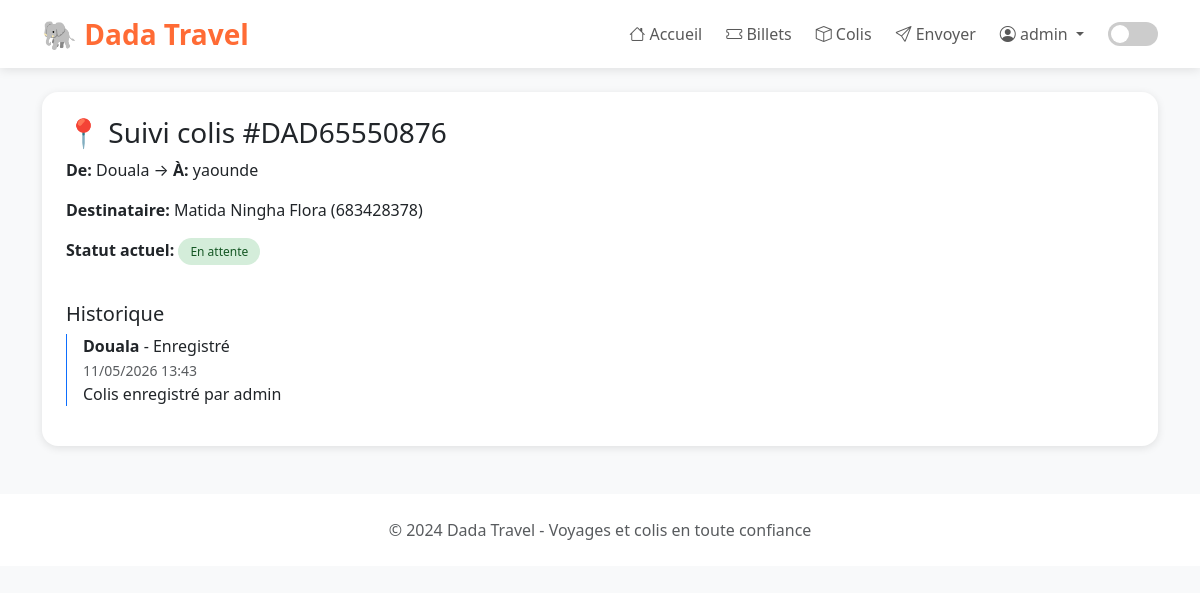
/parcels/track/DAD65550876/ (signed in), run on the app's committed database.
### accounts/models.py (models this page shows, shortened)
class User(AbstractUser):
    USER_TYPE = (
        ('client', 'Client voyageur'),
        ('agency', 'Agence de transport'),
    )
    user_type = models.CharField(max_length=10, choices=USER_TYPE, default='client')
    phone = models.CharField(max_length=20, blank=True)
    address = models.TextField(blank=True)
    groups = models.ManyToManyField(
        'auth.Group',
        related_name='accounts_user_set',
        blank=True,
    )
    user_permissions = models.ManyToManyField(
        'auth.Permission',
        related_name='accounts_user_set',
        blank=True,
    )

### parcels/models.py (models this page shows, shortened)
class Parcel(models.Model):
    STATUS_CHOICES = [
        ('pending', 'En attente'),
        ('picked_up', 'Récupéré'),
        ('in_transit', 'En transit'),
        ('delivered', 'Livré'),
    ]
    tracking_number = models.CharField(max_length=50, unique=True, editable=False)
    sender = models.ForeignKey(settings.AUTH_USER_MODEL, on_delete=models.CASCADE, related_name='sent_parcels')
    receiver_name = models.CharField(max_length=100)
    receiver_phone = models.CharField(max_length=20)
    receiver_address = models.TextField()
    departure_city = models.CharField(max_length=100)
    arrival_city = models.CharField(max_length=100)
    weight = models.DecimalField(max_digits=5, decimal_places=2)
    description = models.TextField(blank=True)
    status = models.CharField(max_length=20, choices=STATUS_CHOICES, default='pending')
    price = models.DecimalField(max_digits=10, decimal_places=2)
    created_at = models.DateTimeField(auto_now_add=True)
    updated_at = models.DateTimeField(auto_now=True)

class ParcelTracking(models.Model):
    parcel = models.ForeignKey(Parcel, on_delete=models.CASCADE, related_name='trackings')
    location = models.CharField(max_length=100)
    status = models.CharField(max_length=100)
    description = models.TextField(blank=True)
    timestamp = models.DateTimeField(auto_now_add=True)
    class Meta:
        ordering = ['-timestamp']

### parcels/views.py (the view)
# urls.py: path('track/<str:tracking_number>/', views.track_parcel, name='track_parcel'),
@login_required
def track_parcel(request, tracking_number):
    parcel = get_object_or_404(Parcel, tracking_number=tracking_number)
    return render(request, 'parcels/track_parcel.html', {'parcel': parcel})

### parcels/templates/parcels/track_parcel.html
{% extends 'core/base.html' %}
{% block content %}
<div class="card p-4">
    <h3>📍 Suivi colis #{{ parcel.tracking_number }}</h3>
    <p><strong>De:</strong> {{ parcel.departure_city }} → <strong>À:</strong> {{ parcel.arrival_city }}</p>
    <p><strong>Destinataire:</strong> {{ parcel.receiver_name }} ({{ parcel.receiver_phone }})</p>
    <p><strong>Statut actuel:</strong> <span class="badge-success">{{ parcel.get_status_display }}</span></p>
    <h5 class="mt-4">Historique</h5>
    {% for tracking in parcel.trackings.all %}
    <div class="border-start border-primary ps-3 mb-3">
        <strong>{{ tracking.location }}</strong> - {{ tracking.status }}<br>
        <small class="text-muted">{{ tracking.timestamp|date:"d/m/Y H:i" }}</small>
        <p class="mb-0">{{ tracking.description }}</p>
    </div>
    {% endfor %}
</div>
{% endblock %}

### core/templates/core/base.html (shortened to what this page needs)
<!DOCTYPE html>
<html lang="fr" data-bs-theme="light">
<head>
    <link href="https://cdn.jsdelivr.net/npm/bootstrap@5.3.0/dist/css/bootstrap.min.css" rel="stylesheet">
    <link rel="stylesheet" href="https://cdn.jsdelivr.net/npm/bootstrap-icons@1.11.3/font/bootstrap-icons.min.css">
</head>
<body>
<nav class="navbar navbar-expand-lg">
    <div class="container">
        <a class="navbar-brand fw-bold fs-3" href="/" style="color: #FF6B35;">
            🐘 Dada Travel
        </a>
        <div class="collapse navbar-collapse" id="navbarNav">
            <ul class="navbar-nav ms-auto align-items-center gap-2">
                {% if user.is_authenticated %}
                    <li><a href="/" class="nav-link"><i class="bi bi-house"></i> Accueil</a></li>
                    <li><a href="/travels/my-bookings/" class="nav-link"><i class="bi bi-ticket"></i> Billets</a></li>
                    <li><a href="/parcels/my-parcels/" class="nav-link"><i class="bi bi-box"></i> Colis</a></li>
                    <li><a href="/parcels/send/" class="nav-link"><i class="bi bi-send"></i> Envoyer</a></li>
                    <li class="nav-item dropdown">
                        <a class="nav-link dropdown-toggle" href="#" id="userDropdown" role="button" data-bs-toggle="dropdown">
                            <i class="bi bi-person-circle"></i> {{ user.username }}
                        </a>
                    </li>
                {% else %}
                    <li><a href="{% url 'login' %}" class="btn btn-outline-primary">Connexion</a></li>
                    <li><a href="{% url 'register' %}" class="btn btn-primary">Inscription</a></li>
                {% endif %}
                <li class="ms-2">
                    <label class="theme-switch">
                        <span class="slider"></span>
                    </label>
                </li>
            </ul>
        </div>
    </div>
</nav>
<div class="container mt-4">
    {% block content %}
    {% endblock %}
</div>
<footer>
    <div class="container">
        <p class="mb-0 opacity-75">© 2024 Dada Travel - Voyages et colis en toute confiance</p>
    </div>
</footer>
</body>
</html>

### core/templates/core/base.html (style rules this page uses)
body { transition: background-color 0.3s ease, color 0.3s ease; }
.card, .navbar, .trip-card, footer { transition: all 0.3s ease; }
[data-bs-theme="light"] { --bg-color: #f8f9fa; --card-bg: #ffffff; --text-color: #212529; }
body { background: var(--bg-color); color: var(--text-color); min-height: 100vh; }
.navbar { background: var(--card-bg) !important; box-shadow: 0 2px 10px rgba(0,0,0,0.1); }
.card, .trip-card { background: var(--card-bg); border: none; border-radius: 16px; box-shadow: 0 2px 8px rgba(0,0,0,0.1); transition: transform 0.2s ease; }
.badge-success { background: #d4edda; color: #155724; padding: 5px 12px; border-radius: 50px; font-size: 12px; }
footer { background: var(--card-bg); margin-top: 3rem; padding: 1.5rem 0; text-align: center; }
.theme-switch { position: relative; display: inline-block; width: 50px; height: 24px; }
.slider { position: absolute; cursor: pointer; top: 0; left: 0; right: 0; bottom: 0; background-color: #ccc; transition: 0.4s; border-radius: 34px; }
.slider:before { position: absolute; content: ""; height: 18px; width: 18px; left: 3px; bottom: 3px; background-color: white; transition: 0.4s; border-radius: 50%; }

### data on the page
User: username "admin"
Parcel: tracking_number "DAD65550876", departure_city "Douala", arrival_city "yaounde", receiver_name "Matida Ningha Flora", receiver_phone "683428378", status "En attente"
ParcelTracking: location "Douala", status "Enregistré", timestamp "11/05/2026 13:43", description "Colis enregistré par admin"
